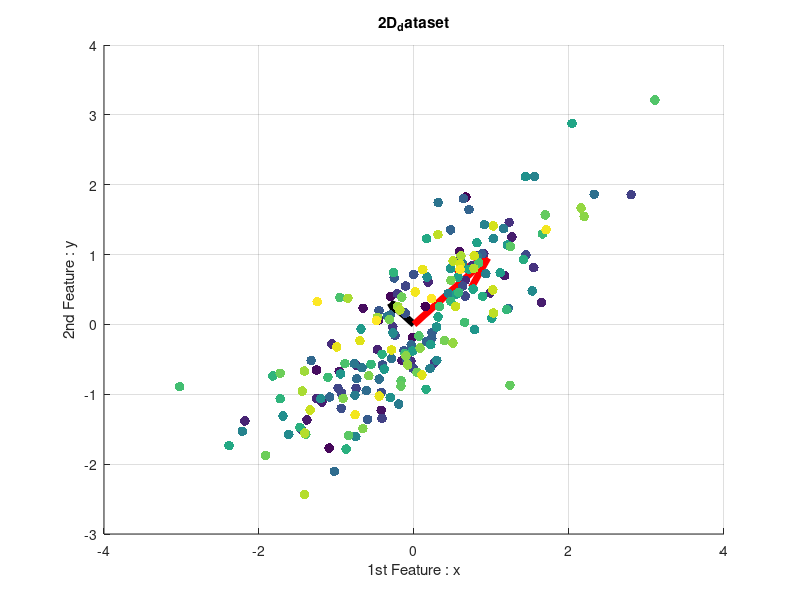

This chart was generated by the following MATLAB code:
clear ;
s  = [2 2] 
set = randn(200,1);
x = normrnd(s(1).*set,1)+3
x = zscore(x) % Standardize
y = normrnd(s(1).*set,1)+2
y= zscore(y)%Standardize
x_0 = mean(x)
y_0 = mean (y) 
c = linspace(1,100,length(x)); % color
figure
scatter(x,y,50,c,'filled')
xlabel('1st Feature : x')
ylabel('2nd Feature : y')
title('2D_dataset')

grid on
% gettign the covariance matrix 
covariance = cov([x,y]);
[eigen_vector, eigen_values] = eig(covariance);
eigen_vector_1 = eigen_vector(:,1);
eigen_vector_2 = eigen_vector(:,2);
d = sqrt(diag(eigen_values));

hold on;
% quiver(x_0,y_0,eigen_vector(1,2),eigen_vector(2,2),d(2),'k','LineWidth',5);
% quiver(x_0,y_0,eigen_vector(1,1),eigen_vector(2,1),d(1),'r','LineWidth',5);
quiver(x_0,y_0,eigen_vector_1(1),eigen_vector_2(2),d(1),'k','LineWidth',5);
quiver(x_0,y_0,eigen_vector_2(1),eigen_vector_2(2),d(2),'r','LineWidth',5);

hold off;